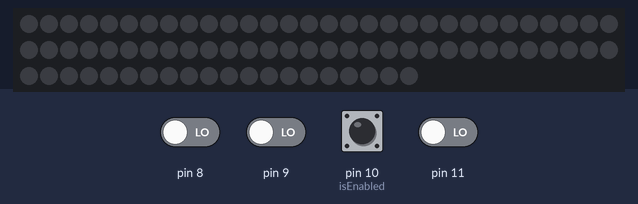
Bench run of a sketch on a simulated Arduino Uno, built with avr-gcc and run on an emulated ATmega328P. Parts: 80 RGB LEDs in strip order, left to right, continuing on the next row. The test bench sets the inputs (shaded band); at power-on: pin 8, pin 9, pin 10 (isEnabled), pin 11 LOW.

Above: at 1.2 s.
1.3 s: pin 10 (isEnabled) driven HIGH
At 1.45 s:
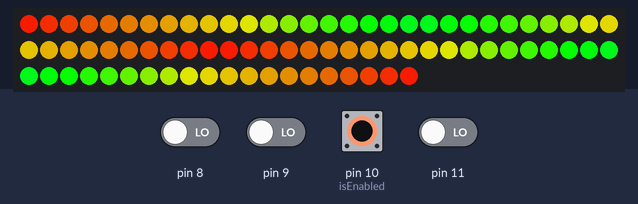
4.3 s: pin 10 (isEnabled) driven LOW
5.8 s: pin 9 driven HIGH
At 8.0 s:
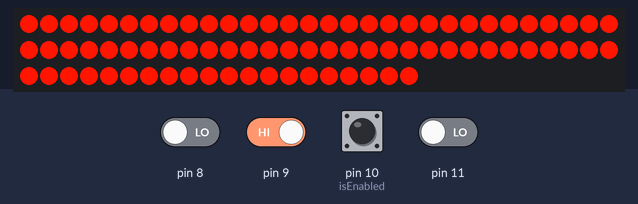
8.8 s: pin 9 driven LOW and pin 10 (isEnabled) driven HIGH
At 9.29 s:
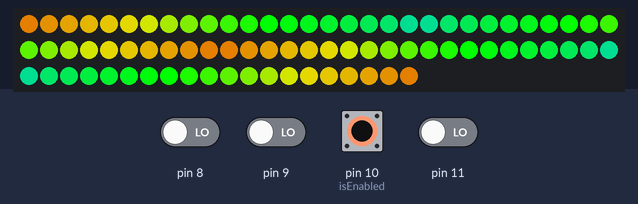
11.8 s: pin 10 (isEnabled) pulsed LOW 2 times (0.12 s each, 0.3 s apart)
At 12.9 s:
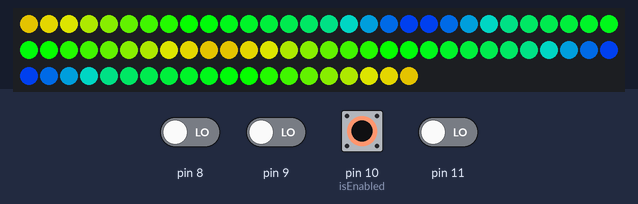

Measured:
- after the input at 1.3 s, the LEDs: change at once (image 1)
- after the input at 4.3 s, every drawn part: stays the same
- after the input at 5.8 s, the LEDs: first change at once (image 2 shows a later state)
- after the input at 8.8 s, the LEDs: first change at once (image 3 shows a later state)

The sketch:

Shooter_Lights.ino
```cpp
#include <FastLED.h>

#define DATA_PIN 3
#define CLOCK_PIN 5
#define NUM_LEDS 80

CRGB leds[NUM_LEDS];

void setup()
{
  FastLED.addLeds<WS2801, DATA_PIN, CLOCK_PIN, RGB>(leds, NUM_LEDS);
  pinMode(8, INPUT);
  pinMode(9, INPUT);
  pinMode(10, INPUT);
  pinMode(11, INPUT);
}

boolean isShooting(){
  return digitalRead(8) == HIGH;
}

boolean isLoading(){
  return digitalRead(9) == HIGH;
}

boolean isEnabled(){
  return digitalRead(10) == HIGH;
}

boolean isLoaded(){
  return digitalRead(11) == HIGH;
}

void loop()
{
  if(isEnabled() == true) {
      rainbow(10);
  }else{
    if(isLoading() == true) {
      fill(100, 0xff1500);
    }else if(isShooting() == true) {
      shoot(10);
    }
    else if(isLoaded() == true){
      //cylon(0xff1500, 20);
      winched(25);
    }
  }
}

void fill(int wait, CRGB color)
{
  int a = 0;
  int b = 39;
  int c = 40;
  int d = 79;
  for(int i = 0; i < 20; i++)
  {
    //0xff1500

    leds[a] = color;
    leds[b] = color;
    leds[c] = color;
    leds[d] = color;
    if(isLoading() == false) return;
    FastLED.show();
    /*
    leds[a] = CRGB::Black;
    leds[b] = CRGB::Black;
    leds[c] = CRGB::Black;
    leds[d] = CRGB::Black;
    */
    a++;
    b--;
    c++;
    d--;

    delay(wait);

  }
  return;

}


void shoot(int wait)
{
  int a = 19;
  int b = 20;
  int c = 59;
  int d = 60;
  for(int i = 20; i > 0; i--)
  {
    //0xff1500

    leds[a] = CRGB::Black;
    leds[b] = CRGB::Black;
    leds[c] = CRGB::Black;
    leds[d] = CRGB::Black;
    if(isShooting() == false) return;
    FastLED.show();
    /*
    leds[a] = CRGB::Black;
    leds[b] = CRGB::Black;
    leds[c] = CRGB::Black;
    leds[d] = CRGB::Black;
    */
    a--;
    b++;
    c--;
    d++;

    delay(wait);

  }
  return;

}

void cylon(CRGB color, uint16_t wait)
{

		// Make it look like one LED is moving in one direction
                FastLED.clear();
		for(int led_number = 0; led_number < NUM_LEDS; led_number++)
		{

                        if(isShooting()) return;
			//Apply the color that was passed into the function
			leds[led_number] = CRGB::Black;
			//Actually turn on the LED we just set
			FastLED.show();
			// Turn it back off
			leds[led_number] = color;
			// Pause before "going" to next LED
			delay(wait);
		}

		// Now "move" the LED the other direction
		for(int led_number = NUM_LEDS-1; led_number >= 0; led_number--)
		{
                        if(isShooting()) return;
			//Apply the color that was passed into the function
			leds[led_number] = CRGB::Black;
			//Actually turn on the LED we just set
			FastLED.show();
			// Turn it back off
			leds[led_number] = color;
			// Pause before "going" to next LED
			delay(wait);
		}

	return;
}

void winched(int wait) {
  int a = 0;
  int b = 39;
  int c = 40;
  int d = 79;
  FastLED.show(0xff1500);
  for(int i = 0; i < 20; i++) {


    leds[a] = CRGB::Black;
    leds[b] = CRGB::Black;
    leds[c] = CRGB::Black;
    leds[d] = CRGB::Black;
    if(isLoaded() == false) return;
    FastLED.show();
    delay(wait);
    leds[a] = 0xff1500;
    leds[b] = 0xff1500;
    leds[c] = 0xff1500;
    leds[d] = 0xff1500;
    a++;
    b--;
    c++;
    d--;
    if(i == 19){
      a = 0;
      b = 39;
      c = 40;
      d = 79;
      i = 0;
    }
  }
}

void pulse(){
  FastLED.clear();
  for(int i = 255; i > 50; i--){
    FastLED.setBrightness(i);
    FastLED.show();
    delay(2);
    if(isEnabled() == true) {
      FastLED.setBrightness(255);
      FastLED.show();
      return;
    }

  }

  for(int i = 50; i < 256; i++){
    FastLED.setBrightness(i);
    FastLED.show();
    delay(2);
    if(isEnabled() == true) {
      FastLED.setBrightness(255);
      FastLED.show();
      return;
    }

  }


}

void rainbow(int wait)
{

	int hue;
	FastLED.clear();

	for(hue=10; hue<255*3; hue++)
	{
          int a = 0;
          int b = 39;
          int c = 40;
          int d = 79;
          CHSV hsv;
          hsv.hue = hue;
          hsv.val = 255;
          hsv.sat = 255;
          for(int i = 0; i < 20; i++) {
              hsv2rgb_rainbow( hsv, leds[a]);
              hsv2rgb_rainbow( hsv, leds[b]);
              hsv2rgb_rainbow( hsv, leds[c]);
              hsv2rgb_rainbow( hsv, leds[d]);
              a++;
              b--;
              c++;
              d--;
              hsv.hue += 5;
          }
          if(isEnabled() == false) {
            return;
          }
          FastLED.show();
	  delay(wait);
	}
	return;
}
```
